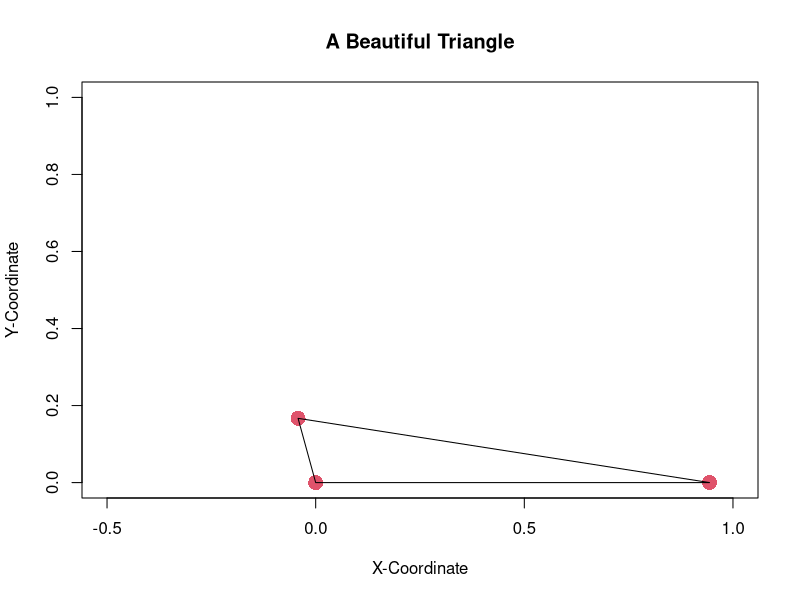

Recreate this plot in R.
# Plots a randomly generated triangle.
give_me_a_triangle <- function(){
  angles <- sort(runif(3), decreasing = TRUE)
  angles <- angles*(pi/sum(angles))
  sines <- sin(angles)
  sides <- c(1, sines[2]/sines[1], sines[3]/sines[1])

  x <- c(0, sides[3]*cos(angles[1]), sides[3]*cos(angles[1]) + sides[1]*cos(-pi + angles[1] + angles[2]),
         sides[3]*cos(angles[1]) + sides[1]*cos(-pi + angles[1] + angles[2]) - sides[2]*cos(-pi + angles[1] + angles[2] + angles[3]) )
  y <- c(0, sides[3]*sin(angles[1]), sides[3]*sin(angles[1]) + sides[1]*sin(-pi + angles[1] + angles[2]),
         sides[3]*sin(angles[1]) + sides[1]*sin(-pi + angles[1] + angles[2]) + sides[2]*sin(-pi + angles[1] + angles[2] + angles[3]) )

  plot(x, y, main = "A Beautiful Triangle", col = 2, cex = 2, pch = 16,
       xlab = "X-Coordinate", ylab = "Y-Coordinate",
       xlim = c(-0.5, 1), ylim = c(0, 1))
  lines(x, y)
  cat("Obtusest angle measures", angles[1]*180/pi, "degrees.")
}

give_me_a_triangle()
